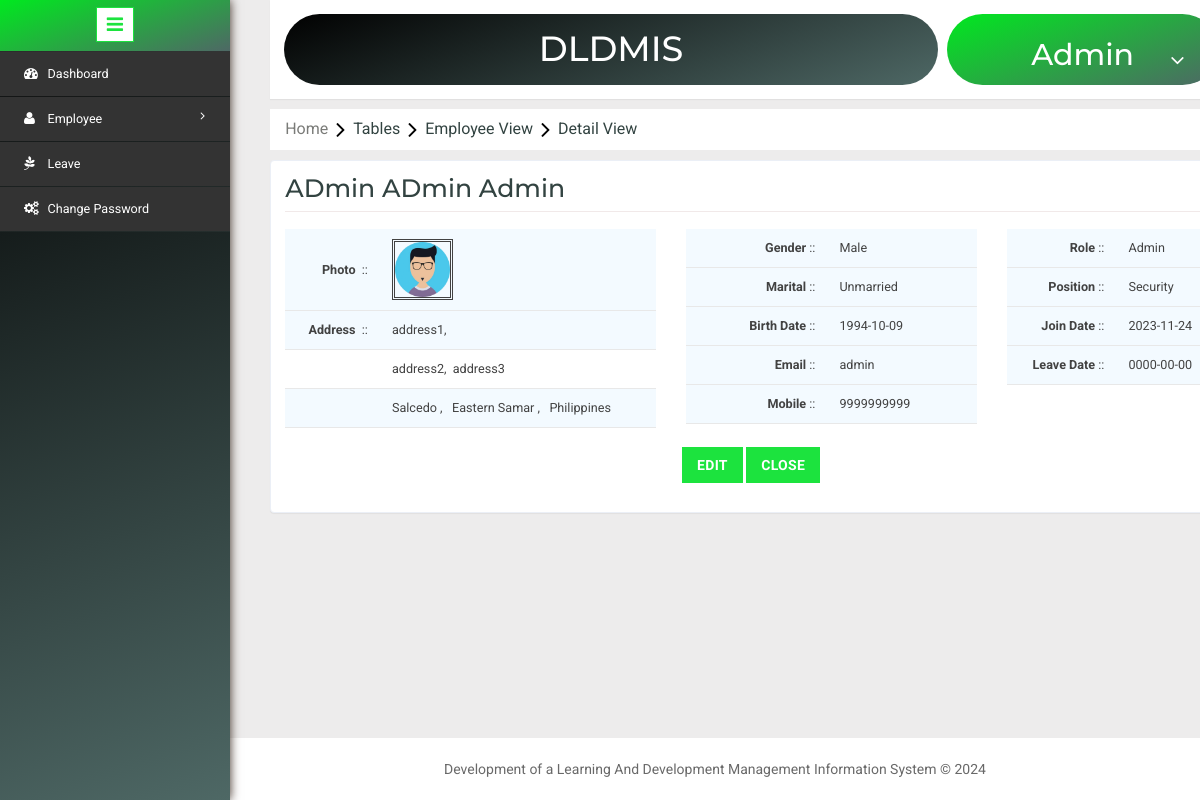
The app's page /detailview.php?employeeid=1 (signed in) with its own data.
### tables this page shows
CREATE TABLE `employee` (
  `EmpId` bigint(20) NOT NULL,
  `EmployeeId` varchar(11) NOT NULL,
  `FirstName` varchar(200) NOT NULL,
  `MiddleName` varchar(200) NOT NULL,
  `LastName` varchar(200) NOT NULL,
  `Birthdate` date NOT NULL,
  `Gender` int(10) NOT NULL,
  `Address1` varchar(500) NOT NULL,
  `Address2` varchar(500) NOT NULL,
  `Address3` varchar(500) NOT NULL,
  `CityId` int(11) NOT NULL,
  `Mobile` decimal(10,0) NOT NULL,
  `Email` varchar(200) NOT NULL,
  `Password` varchar(25) NOT NULL,
  `AadharNumber` varchar(25) NOT NULL,
  `MaritalStatus` int(11) NOT NULL,
  `PositionId` int(11) NOT NULL,
  `CreatedBy` bigint(20) NOT NULL,
  `CreatedDate` datetime NOT NULL,
  `ModifiedBy` bigint(20) DEFAULT NULL,
  `ModifiedDate` datetime DEFAULT NULL,
  `JoinDate` date NOT NULL,
  `LeaveDate` date DEFAULT NULL,
  `LastLogin` datetime DEFAULT NULL,
  `LastLogout` datetime DEFAULT NULL,
  `StatusId` int(11) NOT NULL,
  `RoleId` int(11) NOT NULL,
  `ImageName` varchar(1000) DEFAULT NULL,
  `MacAddress` varchar(25) NOT NULL
);

CREATE TABLE `city` (
  `CityId` int(11) NOT NULL,
  `StateId` int(11) NOT NULL,
  `Name` varchar(200) NOT NULL
);

CREATE TABLE `state` (
  `StateId` int(11) NOT NULL,
  `CountryId` int(11) NOT NULL,
  `Name` varchar(200) NOT NULL
);

CREATE TABLE `country` (
  `CountryId` int(11) NOT NULL,
  `Name` varchar(200) NOT NULL
);

CREATE TABLE `gender` (
  `GenderId` int(11) NOT NULL,
  `Name` varchar(15) NOT NULL
);

CREATE TABLE `maritalstatus` (
  `MaritalId` int(11) NOT NULL,
  `Name` varchar(100) NOT NULL
);

CREATE TABLE `role` (
  `RoleId` int(11) NOT NULL,
  `Name` varchar(200) NOT NULL
);

CREATE TABLE `position` (
  `PositionId` int(11) NOT NULL,
  `Name` varchar(200) NOT NULL
);

### detailview.php (the view, shortened to what this page needs)
<?php include('header.php'); ?>
<?php
	$dbs = new database();
	$db=$dbs->connection();
	$row = "";
	$gendern ="";
	$maritaln ="";
	$cityn ="";
	$staten ="";
	$countryn ="";
	$positionn = "";
	$rolen ="";
	if(isset($_GET['employeeid']))
	{
		$empid = $_GET['employeeid'];
		$view = mysqli_query($db,"select * from employee where EmpId='$empid'");
		$row = mysqli_fetch_assoc($view);
		$genderid = $row['Gender'];
		$gid = mysqli_query($db,"select * from gender where GenderId='$genderid'");
		$gendern = mysqli_fetch_assoc($gid);
		$maritalid = $row['MaritalStatus'];
		$mid = mysqli_query($db,"select * from maritalstatus where MaritalId='$maritalid'");
		$maritaln = mysqli_fetch_assoc($mid);
		$cityid = $row['CityId'];
		$cid = mysqli_query($db,"select * from city where CityId='$cityid'");
		$cityn = mysqli_fetch_assoc($cid);
		$stateid = $cityn['StateId'];
		$sid = mysqli_query($db,"select * from state where StateId='$stateid'");
		$staten = mysqli_fetch_assoc($sid);
		$countryid = $staten['CountryId'];
		$couid = mysqli_query($db,"select * from country where CountryId='$countryid'");
		$countryn = mysqli_fetch_assoc($couid);
		$positionid = $row['PositionId'];
		$pid = mysqli_query($db,"select * from position where PositionId='$positionid'");
		$positionn = mysqli_fetch_assoc($pid);
		$roleid = $row['RoleId'];
		$rid= mysqli_query($db,"select * from role where RoleId='$roleid'");
		$rolen = mysqli_fetch_assoc($rid);
	}
?>
<link rel="stylesheet" type="text/css" href="css/table-style.css" />
<ol class="breadcrumb" style="margin: 10px 0px ! important;">
    <li class="breadcrumb-item"><a href="Home.php">Home</a><i class="fa fa-angle-right"></i>Tables<i class="fa fa-angle-right"></i>Employee View<i class="fa fa-angle-right"></i>Detail View</li>
</ol>
<form method="post">
<div class="validation-form" style="margin-top: 0;">
<h2 style="text-transform: capitalize; margin: 0px;">
    <?php
    if ($row) {
        echo $row['FirstName'] . "&nbsp;" . $row['MiddleName'] . "&nbsp;" . $row['LastName'];
    }
    ?>
</h2>
	<div class="row">
		<div class="col-md-5">
			<table>
				<tbody>
					<tr>
						<td rowspan="2" style="text-align: right;"><b>Photo</b>&nbsp; ::</td>
						<td rowspan="2"><img src="image/<?php if($row) { echo $row['ImageName']; } else{ echo "Null"; }?>" style=" height: 61px; border: double;"></td>
					</tr>
				</tbody>
				<tbody>
					<tr>
						<td style="text-align: right;"><b>Address</b> &nbsp;::</td>
						<td><?php if($row) { echo $row['Address1']; } else{ echo "Null"; }?>,</td>
					</tr>
					<tr>
						<td></td>
						<td><?php if($row) { echo $row['Address2']; } else{ echo "Null"; }?>,&nbsp;&nbsp;<?php if($row) { echo $row['Address3']; } else{ echo "Null"; }?></td>
					</tr>
					<tr>
						<td></td>
						<td><?php if($cityn) { echo ucfirst($cityn['Name']); } else{ echo "Null"; }?> ,&nbsp;&nbsp;&nbsp;<?php if($staten) { echo ucfirst($staten['Name']); } else{ echo "Null"; }?> ,&nbsp;&nbsp;&nbsp;<?php if($countryn) { echo ucfirst($countryn['Name']); } else{ echo "Null"; }?></td>
					</tr>
				</tbody>
			</table>
		</div>
		<div class="col-md-4">
			<table>
				<tbody>
					<tr>
						<td style="text-align: right;"><b>Gender</b> ::</td>
						<td><?php if($gendern) { echo ucfirst($gendern['Name']); } else{ echo "Null"; }?></td>
					</tr>
				</tbody>
				<tbody>
					<tr>
						<td style="text-align: right;"><b>Marital</b> ::</td>
						<td><?php if($maritaln) { echo $maritaln['Name']; } else{ echo "Null"; }?></td>
					</tr>
				</tbody>
				<tbody>
					<tr>
						<td style="text-align: right;"><b>Birth Date</b> ::</td>
						<td><?php if($row) { echo $row['Birthdate']; } else{ echo "Null"; }?></td>
					</tr>
				</tbody>
				<tbody>
					<tr>
						<td style="text-align: right;"><b>Email</b> ::</td>
						<td><?php if($row) { echo $row['Email']; } else{ echo "Null"; }?></td>
					</tr>
				</tbody>
				<tbody>
					<tr>
						<td style="text-align: right;"><b>Mobile</b> ::</td>
						<td><?php if($row) { echo $row['Mobile']; } else{ echo "Null"; }?></td>
					</tr>
				</tbody>
			</table>
		</div>
		<div class="col-md-3">
			<table>
				<tbody>
					<tr>
						<td style="text-align: right;"><b>Role</b> ::</td>
						<td><?php if($rolen) { echo ucfirst($rolen['Name']); } else{ echo "Null"; }?></td>
					</tr>
				</tbody>
				<tbody>
					<tr>
						<td style="text-align: right;"><b>Position</b> ::</td>
						<td><?php if($positionn) { echo $positionn['Name']; } else{ echo "Null"; }?></td>
					</tr>
				</tbody>
				<tbody>
					<tr>
						<td style="text-align: right;"><b>Join Date</b> ::</td>
						<td><?php if($row) { echo $row['JoinDate']; } else{ echo "Null"; }?></td>
					</tr>
				</tbody>
				<tbody>
					<tr>
						<td style="text-align: right;"><b>Leave Date</b> ::</td>
						<td><?php if($row) { echo $row['LeaveDate']; } else{ echo "Null"; }?></td>
					</tr>
				</tbody>
			</table>
		</div>
	</div>
	<div class="row" style="text-align: center; margin-top: 2%;">
		<div class="col-md-12 form-group">
			<button type="submit" name="edit" class="btn btn-primary">Edit</button>
			<button type="submit" name="close" class="btn btn-primary">Close</button>
		</div>
	</div>
</div>
</form>
<?php include('footer.php'); ?>

### css/table-style.css (style rules this page uses)
table { background: white; border-collapse: collapse; margin: 1.25em 0 0; width: 100%; }
table tr, table th, table td { border: none; border-bottom: 1px solid #e8e8e8; font-size: .95em; }
table th, table td { padding: 10px 12px; text-align: left; }
table tr td { background: #f3faff; color: #424242; }
table tr:nth-of-type(2n+2) td { background: #ffffff; }
table { width: 100%; }

### records on screen
employee: FirstName "ADmin", MiddleName "ADmin", LastName "Admin", ImageName (picture), Address1 "address1", Address2 "address2", Address3 "address3", Birthdate "1994-10-09", Email "admin", Mobile "9999999999", JoinDate "2023-11-24", LeaveDate "0000-00-00"
city: Name "Salcedo"
state: Name "Eastern Samar"
country: Name "Philippines"
gender: Name "Male"
maritalstatus: Name "Unmarried"
role: Name "Admin"
position: Name "Security"
